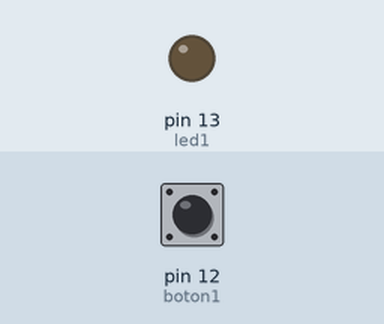
This sketch was run on a simulated Arduino Uno, built with avr-gcc and run on an emulated ATmega328P. Parts: output pins drawn as LEDs (lit = HIGH). Inputs (shaded band) come from the test bench; at power-on: pin 12 (boton1) HIGH.

Above: at 1.2 s.
1.3 s: pin 12 (boton1) pulled LOW for 0.15 s
At 1.37 s:
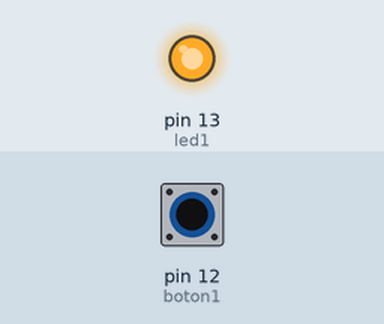
2.9 s: pin 12 (boton1) pulled LOW for 3.2 s
At 7.3 s:
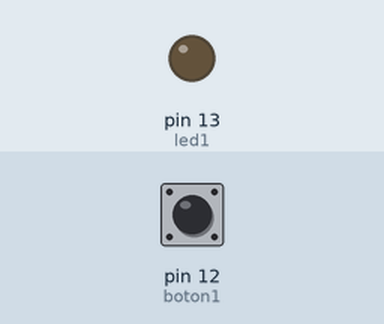
Timing chart, 0 to 8.8 s (numbered marks = the images above; inputs shaded):
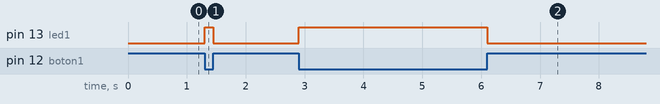

Measured:
- after the input at 1.3 s, pin 13 (led1): LOW → HIGH at once, → LOW 0.15 s later
- after the input at 2.9 s, pin 13 (led1): LOW → HIGH at once, → LOW 3.2 s later

The sketch:

on_y_uso_de_la_resistencia_interna_pullUp_del_microcontrolad.ino
```cpp
const int led1=13;//este pin tiene un led interno en el arduino
const int boton1=12;

void setup() {

  pinMode(boton1,INPUT_PULLUP);
  pinMode(led1 ,HIGH);


}

void loop() {

   if(digitalRead( boton1)== LOW)
       digitalWrite(led1,HIGH);

   else
        digitalWrite(led1,LOW);


}
```
